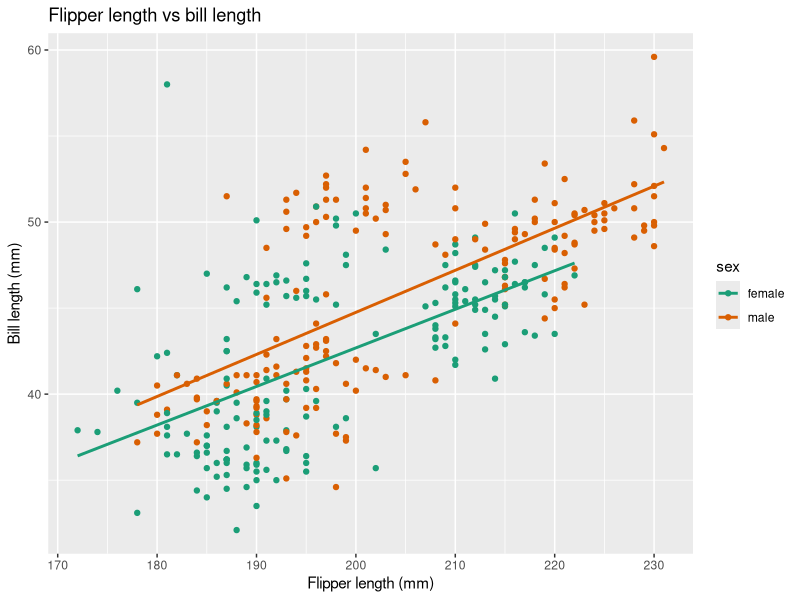
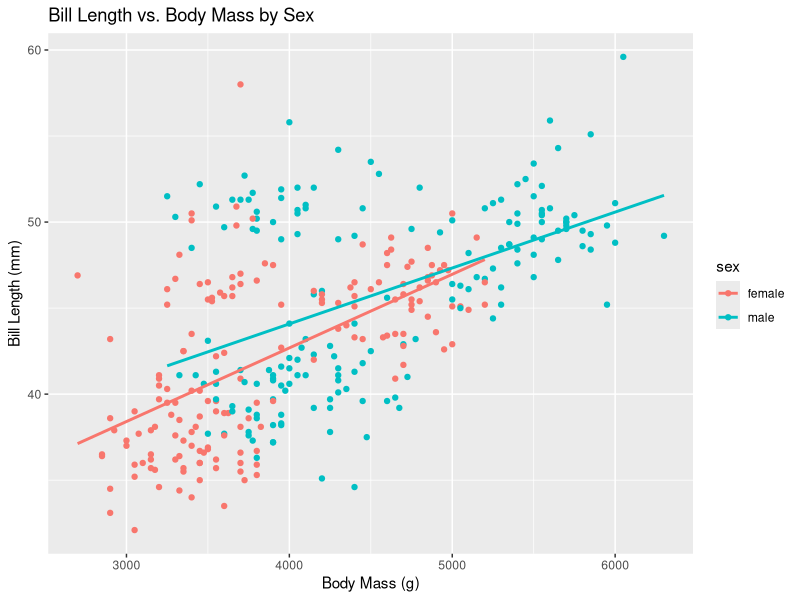

These figures' R source, in order:
## ---- chunk 1
#| label: setup
#| message: false

library(tidyverse)
library(modeldata)
## ---- chunk 2
penguins_sm <- penguins %>% 
  filter(!is.na(sex))
## ---- chunk 3
#| fig-alt: scatter plot and regresion highlighting correlations of bill length and flipper length across sexes seperately
#| warning: false
#| message: false
ggplot(penguins_sm,
       aes(x = flipper_length_mm,
           y = bill_length_mm,
           color = sex)) +
  geom_point() + 
  geom_smooth(method = "lm",
              se = FALSE) +
  scale_color_brewer(palette = "Dark2") +
  labs(
    title = "Flipper length vs bill length",
    x = "Flipper length (mm)",
    y = "Bill length (mm)",
  )
## ---- chunk 4
model1 = lm(bill_length_mm ~ flipper_length_mm,
            data = penguins_sm)

summary(model1)
## ---- chunk 5
model2 = lm(bill_length_mm ~ flipper_length_mm + body_mass_g,
            data = penguins_sm)

summary(model2)
## ---- chunk 6
model3 = lm(bill_length_mm ~ body_mass_g + sex,
            data = penguins_sm)

summary(model3)
## ---- chunk 7
#| fig-alt: scatter plot and regresion highlighting correlations of bill length and body mass across sexes seperately
#| warning: false
#| message: false
ggplot(penguins_sm, aes(x = body_mass_g, 
                        y = bill_length_mm, 
                        color = sex)) +
  geom_point() +
  geom_smooth(method = "lm", 
              se = FALSE) +
  labs(
    title = "Bill Length vs. Body Mass by Sex",
    x = "Body Mass (g)",
    y = "Bill Length (mm)",
    color = "sex")
## ---- chunk 8
model4 = lm(bill_length_mm ~ flipper_length_mm + body_mass_g + sex,
            data = penguins_sm)

summary(model4)
